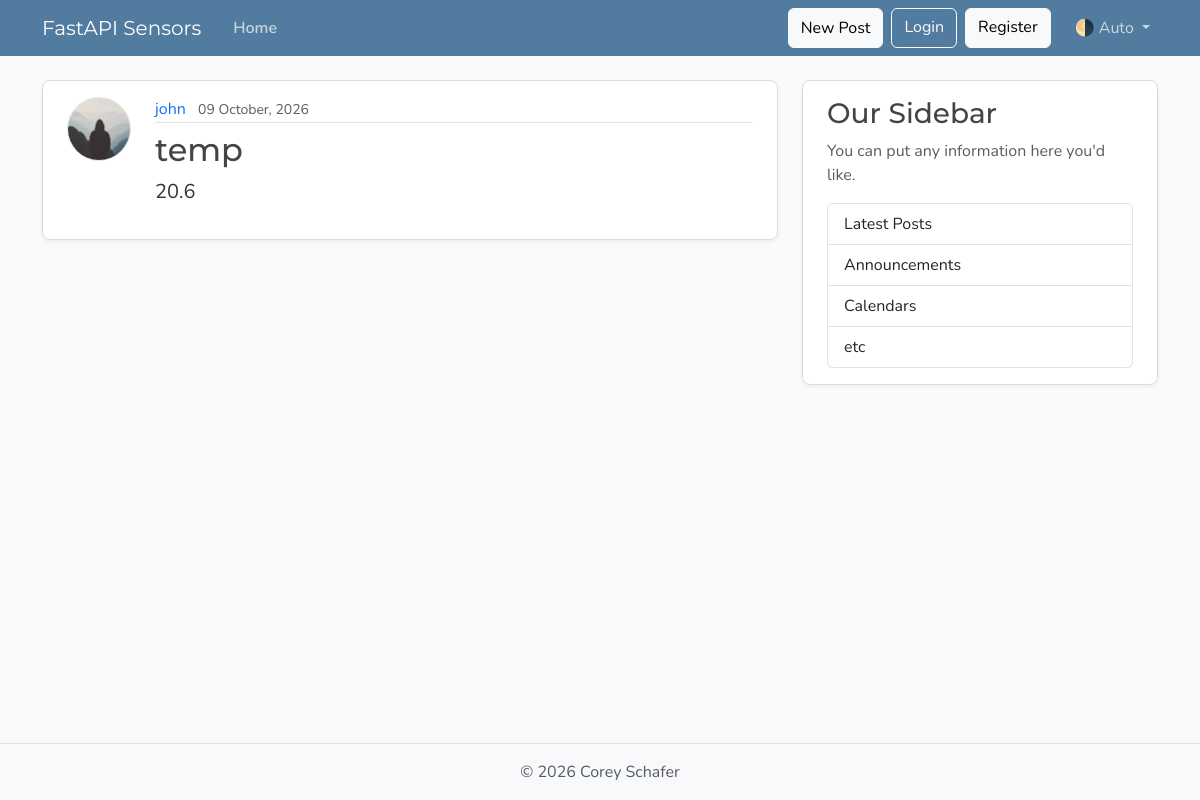
Page /sensor_readings on the earlier database version.
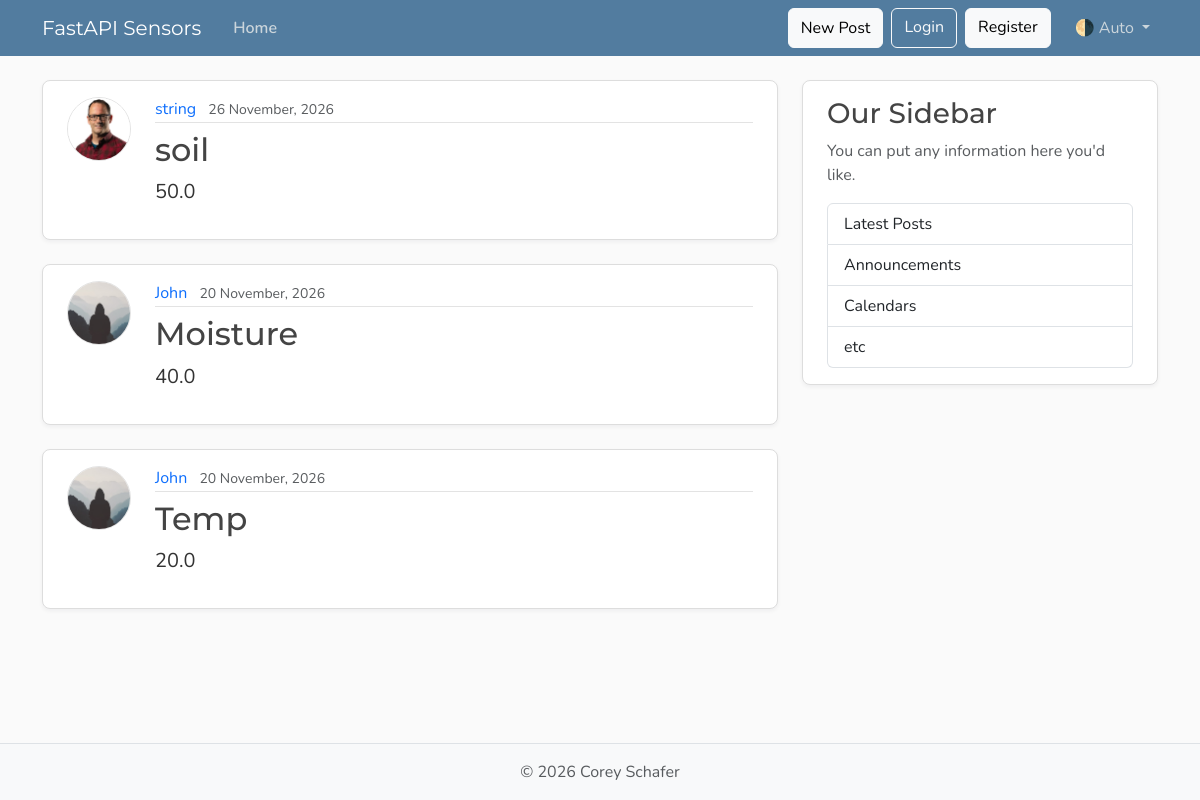
Same page on the later database version.
### fastapi_intro/models.py (models this page shows, shortened)
class Reading(Base):
    __tablename__ = "reading"
    id: Mapped[int] = mapped_column(Integer, primary_key=True, index=True)
    sensor: Mapped[str] = mapped_column(String(20), nullable=False)
    content: Mapped[float] = mapped_column(Float, nullable=False)
    user_id: Mapped[int] = mapped_column(ForeignKey("user.id"), nullable=False, index=True)
    date_timestamp: Mapped[datetime] = mapped_column(DateTime(timezone=True),
                                                     default=lambda: datetime.now(UTC))
    author: Mapped[User] = relationship(back_populates="readings")

class User(Base):
    __tablename__ = "user"
    id: Mapped[int] = mapped_column(Integer, primary_key=True, index=True)
    username: Mapped[str] = mapped_column(String(50), unique=True, nullable=False)
    email: Mapped[str] = mapped_column(String(320), unique=True, nullable=False)
    image_file: Mapped[str | None] = mapped_column(String(200), nullable=True, default=None,)
    readings:Mapped[list[Reading]] = relationship(back_populates="author", cascade="all, delete-orphan")

### fastapi_intro/main.py (the view)
@app.get("/",  include_in_schema=False, name="home")
@app.get("/sensor_readings", include_in_schema=False, name="sensor_readings")
async def home(request: Request, db: Annotated[AsyncSession, Depends(get_db)]):
    result = await db.execute(select(models.Reading).options(selectinload(models.Reading.author)).order_by(models.Reading.date_timestamp.desc()))
    sensor_readings = result.scalars().all()
    return templates.TemplateResponse(request, "home.html", {"sensor_readings" : sensor_readings, "title": "Sensor Readings"})

### fastapi_intro/templates/home.html
{% extends "layout.html" %}
{% block content %}
  {% for sensor_reading in sensor_readings %}
    <article class="content-section py-3 px-4 mb-4">
      <div class="d-flex align-items-start gap-4">
        <img class="rounded-circle article-img flex-shrink-0"
             src="{{ sensor_reading.author.image_path}}"
             alt="{{ sensor_reading.author.username }}'s profile picture"
             width="64"
             height="64"
             loading="lazy">
        <div class="flex-grow-1">
          <div class="article-metadata mb-2">
            <a class="me-2" href="{{url_for('user_readings', user_id=sensor_reading.author.id)}}">{{ sensor_reading.author.username }}</a>
            <small class="text-body-secondary">{{ sensor_reading.date_timestamp.strftime('%d %B, %Y')}}</small>
          </div>
          <h2>
            <a class="article-title"
               href="{{ url_for("sensor_reading_page", sensor_reading_id=sensor_reading.id) }}">{{ sensor_reading.sensor }}</a>
          </h2>
          <p class="article-content">{{ sensor_reading.content }}</p>
        </div>
      </div>
    </article>
  {% endfor %}
{% endblock content %}

### fastapi_intro/templates/layout.html (shortened to what this page needs)
<!DOCTYPE html>
<html lang="en">
  <head>
    <link href="https://cdn.jsdelivr.net/npm/bootstrap@5.3.8/dist/css/bootstrap.min.css"
          rel="stylesheet"
>
    <link rel="stylesheet"
          type="text/css"
          href="{{ url_for("static", path='css/main.css') }}">
  </head>
  <body class="d-flex flex-column min-vh-100">
    <header class="site-header">
      <nav class="navbar navbar-expand-md bg-steel fixed-top"
           data-bs-theme="dark">
        <div class="container">
          <a class="navbar-brand me-4" href="{{ url_for("sensor_readings") }}">FastAPI Sensors</a>
          <div class="collapse navbar-collapse" id="navbarToggle">
            <div class="navbar-nav me-auto">
              <a class="nav-link active"
                 aria-current="page"
                 href="{{ url_for("home") }}">Home</a>
            </div>
            <div class="navbar-nav">
              <button class="btn btn-light mb-2 mb-md-0 me-md-2"> New Post </button>
              <a class="btn btn-outline-light mb-2 mb-md-0 me-md-2" href="#">Login</a>
              <a class="btn btn-light mb-2 mb-md-0 me-md-3" href="#">Register</a>
              <div class="nav-item dropdown">
                <a class="nav-link dropdown-toggle"
                   href="#"
                   role="button"
                   id="bd-theme"
                   data-bs-toggle="dropdown"
                   aria-expanded="false">
                  <span id="bd-theme-text">🌗 Auto</span>
                </a>
              </div>
            </div>
          </div>
        </div>
      </nav>
    </header>
    <main role="main" class="container">
      <div class="row">
        <div class="col-md-8">
          {% block content %}
          {% endblock content %}
        </div>
        <aside class="col-md-4">
          <div class="content-section py-3 px-4 mb-4">
            <h3>Our Sidebar</h3>
            <p class="text-body-secondary">You can put any information here you'd like.</p>
            <ul class="list-group">
              <li class="list-group-item">Latest Posts</li>
              <li class="list-group-item">Announcements</li>
              <li class="list-group-item">Calendars</li>
              <li class="list-group-item">etc</li>
            </ul>
          </div>
        </aside>
      </div>
    </main>
    <footer class="mt-auto py-3 bg-body-tertiary border-top">
      <div class="container text-center">
        <p class="text-body-secondary mb-0">
          © <span id="year"></span> Corey Schafer
        </p>
      </div>
    </footer>
  </body>
</html>

### fastapi_intro/static/css/main.css (style rules this page uses)
:root { --font-heading: "Montserrat", system-ui, -apple-system, BlinkMacSystemFont, sans-serif; --font-body: "Nunito", system-ui, -apple-system, BlinkMacSystemFont, sans-serif; --color-bg-body: #fafafa; --color-bg-content: #ffffff; --color-text-primary: #333333; --color-text-heading: #444444; --color-steel: #527c9f; --color-nav-link: #cbd5db; --color-nav-link-hover: #ffffff; --color-link-hover: #428bca; --color-border: #dddddd; --color-border-light: #e3e3e3; --spacing-xl: 5rem; --article-img-size: 4rem; --account-img-size: 7.813rem; }
body { font-family: var(--font-body); background: var(--color-bg-body); color: var(--color-text-primary); }
main { padding-top: var(--spacing-xl); }
h1, h2, h3, h4, h5, h6 { font-family: var(--font-heading); color: var(--color-text-heading); }
.navbar-brand { font-family: var(--font-heading); }
a { text-decoration: none; }
.bg-steel { background-color: var(--color-steel); }
.site-header .navbar-nav .nav-link { color: var(--color-nav-link); transition: color 0.2s ease-in-out; }
.site-header .navbar-nav .nav-link.active { font-weight: 600; }
.content-section { background: var(--color-bg-content); border: 1px solid var(--color-border); border-radius: 0.5rem; box-shadow: 0 2px 4px rgba(15, 23, 42, 0.05); transition: box-shadow 0.15s ease, transform 0.15s ease, border-color 0.15s ease; }
.article-title { color: var(--color-text-heading); transition: color 0.2s ease-in-out; }
.article-content { white-space: pre-line; font-size: 1.25rem; }
.article-img { height: var(--article-img-size); width: var(--article-img-size); flex-shrink: 0; object-fit: cover; border: 1px solid var(--color-border-light); box-shadow: 0 0 0 2px var(--color-bg-content); }
.article-metadata { padding-bottom: 0.063rem; border-bottom: 1px solid var(--color-border-light); }
.article-metadata a { transition: color 0.2s ease-in-out; }
[data-bs-theme="dark"] { --color-bg-body: #1a1a1a; --color-bg-content: #2d2d2d; --color-text-primary: #e0e0e0; --color-text-heading: #f0f0f0; --color-border: #404040; --color-border-light: #4a4a4a; }

Differences in the rows shown:
added Reading: author.image_path (picture), author.username "string", date_timestamp "26 November, 2026", sensor "soil", content "50.0"
added Reading: author.username "John", date_timestamp "20 November, 2026", sensor "Moisture", content "40.0"
changed Reading: author.username "john" → "John"; date_timestamp "09 October, 2026" → "20 November, 2026"; sensor "temp" → "Temp"; content "20.6" → "20.0"
